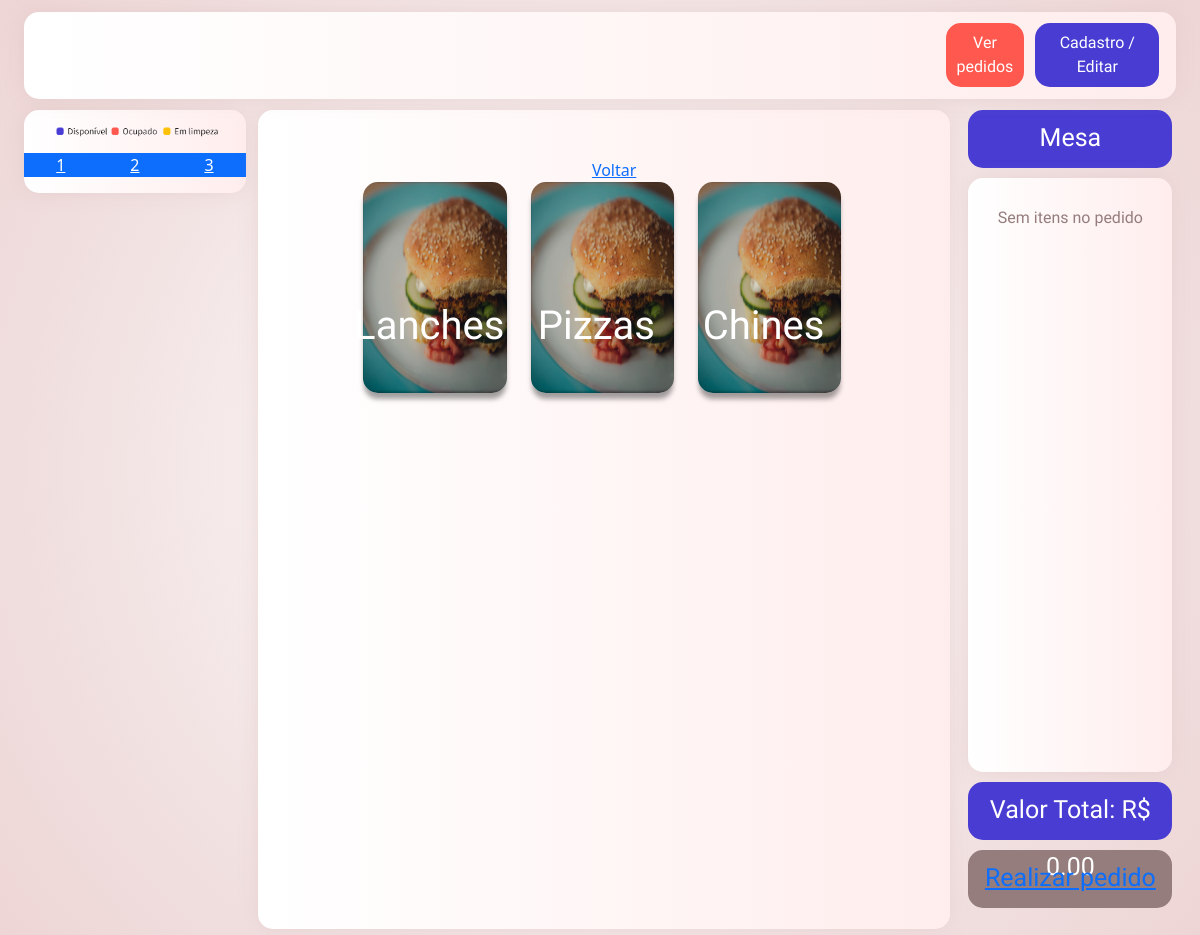
/back-end/editar_categoria.php, run on the app's committed database.
### tables this page shows
CREATE TABLE `mesa` (
  `idMesa` int(11) NOT NULL,
  `idStatusMesa` int(11) NOT NULL
);

CREATE TABLE `categoriaalimento` (
  `idCatAlimento` int(11) NOT NULL,
  `nomeCatAlimento` varchar(255) NOT NULL,
  `fotoCatAlimento` varchar(255) NOT NULL
);

### back-end/editar_categoria.php (the view, shortened to what this page needs)
<?php
include_once("conexao.php");
?>
<!DOCTYPE html>
<html lang="en">
<head>
    <link href="https://cdn.jsdelivr.net/npm/bootstrap@5.3.0-alpha1/dist/css/bootstrap.min.css" rel="stylesheet">
    <link rel="stylesheet" href="css/style.css">
    <link rel="stylesheet" href="css/style_categoria.css">
    <link rel="stylesheet" href="https://cdn.jsdelivr.net/npm/bootstrap-icons@1.10.4/font/bootstrap-icons.css">
</head>
<body>
    <div class="container-fluid containerPrincipal">
        <div class="row linha1 justify-content-center">
            <div class="col coluna-nav">
                <div class="botoes">
                    <button class="botao1">Ver pedidos</button>
                    <button class="botao2">Cadastro / Editar</button>
                </div>
            </div>
        </div>
        <div class="row linha2">
            <div class="col-4 order-first interface1">
                <div class="row justify-content-around">
                    <div class="col-md-12 col_comanda">
                        <div class="row">
                            <div class="col">
                                <div class="imagem_legenda">
                                    <img src="image/Legenda.png" class="img-fluid ">
                                </div>
                            </div>
                        </div>
                        <div class="row justify-content-around">
                            <?php
                            $sql = "SELECT * FROM mesa ORDER BY idMesa";
                            $result = $conn->query($sql);
                            while ($row = mysqli_fetch_assoc($result)) {
                                $idStatusMesa = $row['idStatusMesa'];
                                if ($idStatusMesa == 1) {
                            ?>
                                    <?php
                                    if (!isset($idMesa)) {
                                    ?>
                                        <div class="col-md-4 text-center mb-3 bg-primary">
                                            <a class=" text-white" href="<?php echo 'index.php?id=' . $row['idMesa'] ?>"><?php echo $row['idMesa']; ?></a>
                                        </div>
                                    <?php
                                    } else {
                                    ?>
                                        <div class="col-md-4 text-center mb-3">
                                            <p class="bg-primary text-white"><?php echo $row['idMesa'] ?></p>
                                        </div>
                                    <?php
                                    }
                                    ?>
                                <?php
                                } else {
                                ?>
                                    <div class="col-md-4 text-center mb-3">
                                        <p class="bg-danger text-white"><?php echo $row['idMesa'] ?></p>
                                    </div>
                            <?php
                                }
                            }
                            ?>
                        </div>
                    </div>
                </div>
            </div>
            <div class="col-2 interface2">
                <div class="tudo_categoria mt-5">
                <a href="cadastros.php">Voltar</a>
                    <div class="row justify-content-center categorias">
                        <?php
                        $sql3 = "SELECT * FROM categoriaalimento";
                        $result3 = $conn->query($sql3);
                        while ($rowCat = mysqli_fetch_assoc($result3)) {
                        ?>
                            <div class="col-3 col_imag mb-3">
                                <a href="<?php echo 'editar_categoria2.php?idCat=' . $rowCat['idCatAlimento'] ?>" class="botao_imagem">
                                    <img src="image/lanches.jpeg" class="img-fluid img_class">
                                </a>
                                <p class="texto_categorias"><?php echo $rowCat['nomeCatAlimento'] ?></p>
                            </div>
                        <?php
                        }
                        ?>
                    </div>
                </div>
            </div>
            <div class="col-4 order-last interface3">
                <div class="tamanho_interface3">
                    <div class="col coluna1">
                        <p class='texto1'>Mesa</p>;
                    </div>
                    <div class="col coluna2">Sem itens no pedido</div>
                    <div class="col coluna3">Valor Total: R$ 0.00
                    </div>
                    <div class="col coluna4"><a href="mensagem.php">Realizar pedido</a></div>
                </div>
            </div>
        </div>
    </div>
</body>
</html>

### back-end/css/style.css (style rules this page uses)
body { background: rgb(255, 255, 255); background: radial-gradient(circle, rgba(255, 255, 255, 1) 0%, rgba(240, 222, 222, 1) 76%, rgba(238, 213, 213, 1) 100%); background-size: contain; height: 100%; width: 100%; }
.botao1 { margin-top: auto; word-wrap: break-word; width: 7%; text-decoration: none; margin-bottom: auto; height: 100%; font-family: 'Lexend', sans-serif; background-color: #FF584E; color: #fff; border-radius: 15px; padding: 0.7%; border: none; }
.botao2 { margin-top: auto; text-decoration: none; margin-bottom: auto; color: #fff; border: none; background-color: #483CD3; word-wrap: break-word; height: 100%; width: 11%; padding: 0.7%; border-radius: 15px; font-family: 'Lexend', sans-serif; margin-left: 1%; }
.botoes { display: flex; justify-content: end; margin-right: 0.5%; }
.coluna-nav { z-index: 1; padding: 1%; background: rgb(255, 255, 255); background: linear-gradient(90deg, rgba(255, 255, 255, 1) 0%, rgba(255, 237, 237, 1) 100%); color: #fff; justify-content: 'right'; height: 100%; border-radius: 15px; -webkit-box-shadow: -1px 0px 20px -3px rgba(205, 171, 168, 0.35); -moz-box-shadow: -1px 0px 20px -3px rgba(205, 171, 168, 0.35); box-shadow: -1px 0px 20px -3px rgba(205, 171, 168, 0.35); }
.linha1 { margin: 1%; width: auto; height: auto; }
.linha2 { margin-left: 1%; width: 99.5%; height: 825px; word-wrap: break-word; }
.containerPrincipal { height: 100%; width: 100%; }
.interface1 { width: 19%; height: 100%; align-items: 'center'; margin-right: 1%; }
.interface2 { background: rgb(255, 255, 255); background: linear-gradient(90deg, rgba(255, 255, 255, 1) 0%, rgba(255, 237, 237, 1) 100%); padding-bottom: 5.3%; margin-right: 0.5%; color: #fff; height: 99.2%; text-align: center; width: 59.2%; border-radius: 15px; -webkit-box-shadow: -1px 0px 20px -3px rgba(205, 171, 168, 0.35); -moz-box-shadow: -1px 0px 20px -3px rgba(205, 171, 168, 0.35); box-shadow: -1px 0px 20px -3px rgba(205, 171, 168, 0.35); }
.interface3 { color: #fff; width: 19.5%; height: 100%; }
.tamanho_interface3 { height: 100%; width: 100%; }
.coluna1 { background-color: #947D7C; color: #fff; width: 100%; height: 7%; border-radius: 15px; margin-bottom: 5%; }
.coluna2 { background: rgb(255, 255, 255); background: linear-gradient(90deg, rgba(255, 255, 255, 1) 0%, rgba(255, 237, 237, 1) 100%); color: #947D7C; font-family: 'Lexend', sans-serif; text-align: center; line-height: 500%; width: 100%; height: 72%; border-radius: 15px; -webkit-box-shadow: -1px 0px 20px -3px rgba(205, 171, 168, 0.35); -moz-box-shadow: -1px 0px 20px -3px rgba(205, 171, 168, 0.35); box-shadow: -1px 0px 20px -3px rgba(205, 171, 168, 0.35); margin-bottom: 5%; }
.coluna3 { background-color: #483CD3; color: #fff; width: 100%; height: 7%; margin-bottom: 5%; border-radius: 15px; line-height: 225%; font-size: 25px; font-family: 'Lexend', sans-serif; text-align: center; }
.coluna4 { color: #fff; width: 100%; height: 7%; border-radius: 15px; align-items: center; font-family: 'Lexend', sans-serif; background-color: #947D7C; font-size: 25px; text-align: center; line-height: 225%; }
.col_comanda { background: rgb(255, 255, 255); background: linear-gradient(90deg, rgba(255, 255, 255, 1) 0%, rgba(255, 237, 237, 1) 100%); height: 100%; width: 100%; border-radius: 15px; -webkit-box-shadow: -1px 0px 20px -3px rgba(205, 171, 168, 0.35); -moz-box-shadow: -1px 0px 20px -3px rgba(205, 171, 168, 0.35); box-shadow: -1px 0px 20px -3px rgba(205, 171, 168, 0.35); margin-right: 0.5%; }
.texto1 { font-family: 'Lexend', sans-serif; font-size: 25px; text-align: center; line-height: 225%; }
.img_class { z-index: 20; width: 100%; border-radius: 15px; height: 100%; -webkit-box-shadow: 0px 7px 5px -1px rgba(0, 0, 0, 0.37); box-shadow: inset 0px 0px 100px 100px rgb(0, 0, 0); box-shadow: 0px 7px 5px -1px rgba(0, 0, 0, 0.37); }
.botao_imagem { width: 80%; border: none; height: 80%; background-color: transparent; border-radius: 15px; }
.categorias { width: 100%; height: 100%; }
.tudo_categoria { margin-left: 1.5%; border-radius: 15px; height: 30%; width: 100%; }
.texto_categorias { display: flex; width: 10%; align-items: center; text-align: center; justify-content: center; font-family: 'DM Sans', sans-serif; font-weight: 120px; font-size: 40px; user-select: none; color: #fff; z-index: 2; position: relative; top: -55%; left: 46%; }

### data on the page
mesa: idMesa "1"
mesa: idMesa "2"
mesa: idMesa "3"
categoriaalimento: nomeCatAlimento "Lanches"
categoriaalimento: nomeCatAlimento "Pizzas"
categoriaalimento: nomeCatAlimento "Chines"
